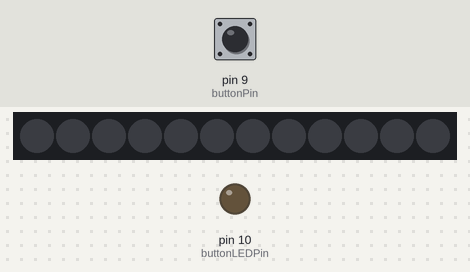
This sketch was run on a simulated Arduino Uno, built with avr-gcc and run on an emulated ATmega328P. Shown: 12 RGB LEDs in strip order, left to right, output pins drawn as LEDs (lit = HIGH). The test bench sets the inputs (shaded band); at power-on: pin 9 (buttonPin) HIGH. Dim RGB values are drawn brighter than linear.

Above: at 1.2 s.
1.3 s: pin 9 (buttonPin) pulled LOW for 0.15 s
At 1.33 s:
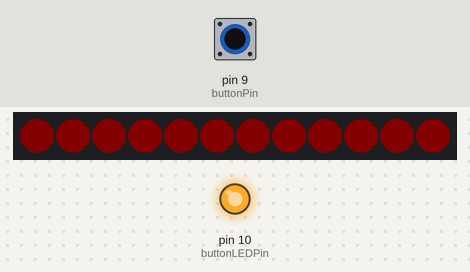
Timing chart, 0 to 5.2 s (numbered marks = the images above; inputs shaded):
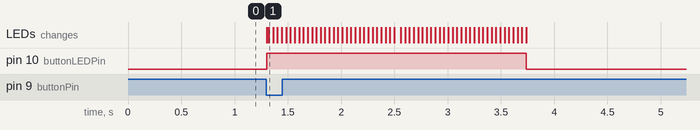

The sketch:

playKitchenCode.ino
```cpp
#include "FastLED.h"

//Number of LEDs
#define NUM_LEDS 12

//Define our clock and data lines
#define DATA_PIN 11
#define CLOCK_PIN 12

#define WAIT 20
#define MAXBRIGHTNESS 70
#define MINBRIGHTNESS 10

// HOW TO HOOKUP BUTTON
const int buttonPin = 9; // Connected to NO1 pin: Normally Open Pin
const int buttonLEDPin = 10; // Connected to the + LED Pin
// Connect both C1: Common Pin and - LED Pin on button to GND
// Sparkfun says you don't need a resistor, already included.

int buttonState = LOW;

//Create the LED array
CRGB leds[NUM_LEDS];

void setup() {
  // put your setup code here, to run once:
  pinMode(buttonPin , INPUT_PULLUP);
  pinMode(buttonLEDPin, OUTPUT);
  //Tell FastLED what we're using. Note "BGR" where you might normally find "RGB".
  //This is just to rearrange the order to make all the colors work right.
  FastLED.addLeds<APA102, DATA_PIN, CLOCK_PIN, BGR>(leds, NUM_LEDS);

  //Set global brightness
  FastLED.setBrightness(0);
}

void loop() {
  buttonState = digitalRead(buttonPin);

  if (buttonState == LOW) {
    digitalWrite(buttonLEDPin, HIGH);
    glow(MINBRIGHTNESS, MAXBRIGHTNESS);
  }
  else {
    digitalWrite(buttonLEDPin, LOW);
    // turn all LEDs off
    for (int led = 0; led < NUM_LEDS; led++) {
      leds[led] = CRGB::Black;
    }
    FastLED.show();
  }

}

// glow function
void glow(int minBrightness, int maxBrightness) {
  // turn all LEDs on
  //Set global brightness
  FastLED.setBrightness(0);

  for (int led = 0; led < NUM_LEDS; led++) {
    leds[led] = CRGB::Maroon;
  }
  FastLED.show();

  // glowing UP
  for (int t = minBrightness; t < maxBrightness; t++) {
    FastLED.setBrightness(t);
    FastLED.show();
    delay(WAIT);
  }

  // glowing DOWN
  for (int t = maxBrightness; t > minBrightness; t--) {
    FastLED.setBrightness(t);
    FastLED.show();
    delay(WAIT);
  }
  // turn all LEDs off
  for (int led = 0; led < NUM_LEDS; led++) {
    leds[led] = CRGB::Black;
  }
  FastLED.show();
}

// move function
void move(int numLEDS, int brightness) {
  FastLED.setBrightness(brightness);
  for (int dot = 0; dot < numLEDS; dot++) {
    leds[dot] = CRGB::Maroon;
    FastLED.show();
    leds[dot] = CRGB::Black;
    delay(100);
  }
}
```

Measured:
- after the input at 1.3 s, pin 10 (buttonLEDPin): LOW → HIGH at once, → LOW 2.4 s later; the LEDs: first change at once (image 1 shows a later state)
